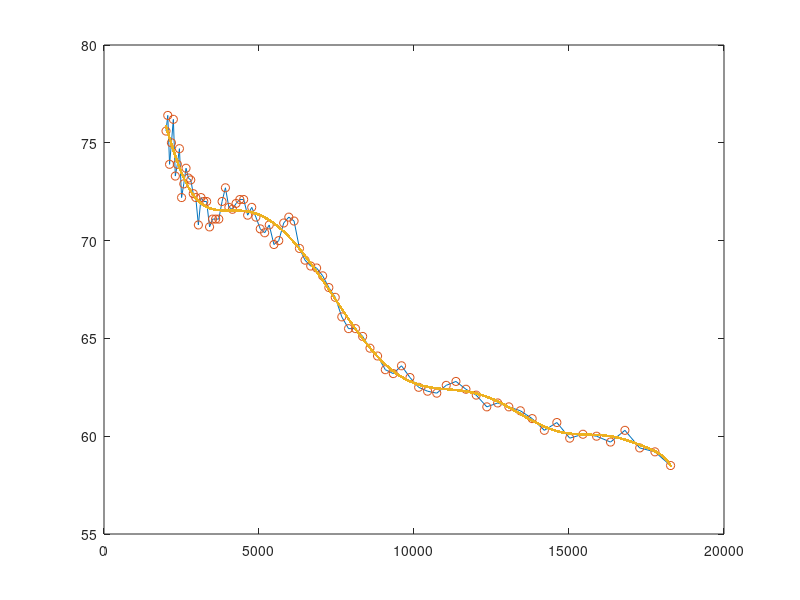
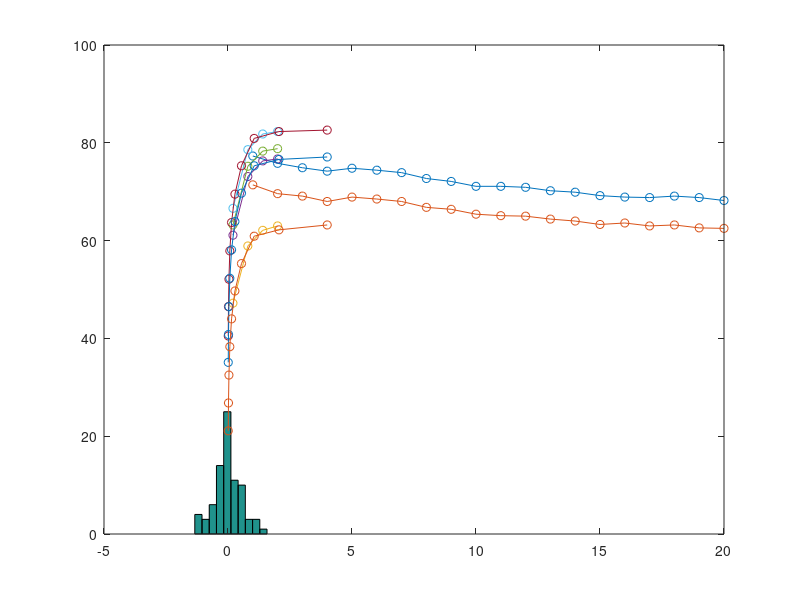
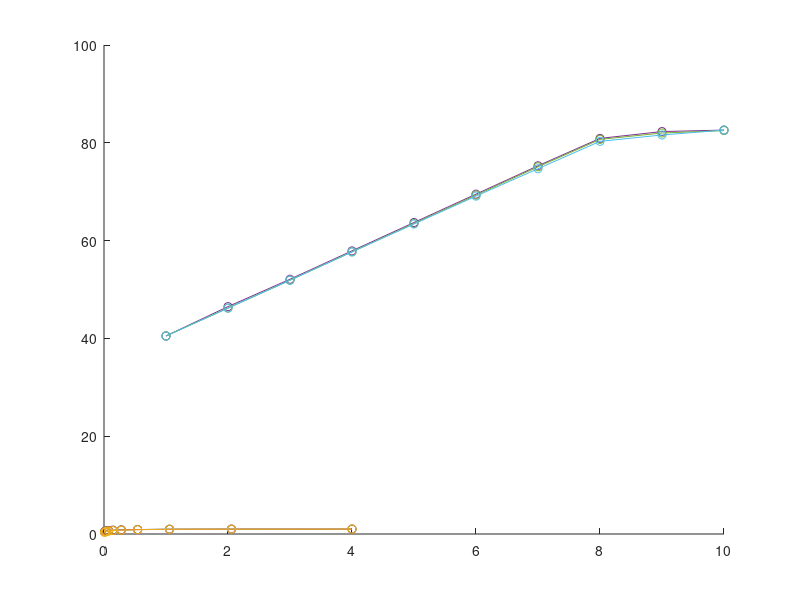

MATLAB code for these plots, in order: (Note: this script raises an error after producing the figures.)
%%

longsweep_2_32_03 = [75.6,76.4,73.9,75.0,76.2,73.3,73.9,74.7,72.2,72.9,73.7,73.2,73.1,72.4,72.2,70.8,72.2, ...
                     72.0,72.0,70.7,71.1,71.1,71.1,72.0,72.7,71.7,71.6,71.9,72.1,72.1,71.3,71.7,71.2,70.6, ...
                     70.4,70.8,69.8,70.0,70.9,71.2,71.0,69.6,69.0,68.7,68.6,68.2,67.6,67.1,66.1,65.5,65.5, ...
                     65.1,64.5,64.1,63.4,63.2,63.6,63.0,62.5,62.3,62.2,62.6,62.8,62.4,62.1,61.5,61.7,61.5, ...
                     61.3,60.9,60.3,60.7,59.9,60.1,60.0,59.7,60.3,59.4,59.2,58.5,58.7,59.1,57.9,57.9,57.5, ...
                     57.1,58.0,56.2,55.6,54.9,54.8,56.0,54.0,53.0,54.2,50.0,54.2,49.4,48.6];
                 
n = 80;
                 
longsweep_2_32_03 = longsweep_2_32_03(1:n);
frqs = logspace(log10(2000),log10(32000),100);
frqs = frqs(1:n);

plot(frqs,longsweep_2_32_03)


%% Fit Data
%Here we fit the offsets of the frequencies
x1 = 1:n;
global p
p = polyfit(frqs,longsweep_2_32_03,12);

x1 = linspace(min(frqs),max(frqs),100001);
y1 = polyval(p,x1);
hold on 
plot(frqs,longsweep_2_32_03,'o')
plot(x1,y1,'.')
hold off

        
figure()
hist(longsweep_2_32_03-polyval(p,frqs))


%% Now we get those offset

%get_offset = @(x) polval(p,x);
get_offset = @(p,x) polyval(p,x);
get_offset(p,600)
%%
levels_8kHz_sweep_03 = [77.3,75.8,74.9,74.2,74.8,74.4,73.9,72.7,72.1,71.1,71.1,70.9,70.2,69.9,69.2,68.9,68.8,69.1,68.8,68.2];
levels_8kHz_sweep_015 =[71.4,69.6,69.1,68.0,68.9,68.5,68.0,66.8,66.4,65.4,65.1,65.0,64.4,64.0,63.3,63.6,63.0,63.2,62.6,62.5];

hold on
plot(levels_8kHz_sweep_03,'o-')
plot(levels_8kHz_sweep_015,'o-')
%%
levels_8kHz_deltaLevel = [66.6,78.6,81.8,82.3];
levels_12kHz_deltaLevel = [63.2,75.2,78.3,78.8];
levels_16kHz_deltaLevel = [61.1,73.1,76.3,76.7];
levels_32kHz_deltaLevel = [47.2,58.9,62.1,63.0];
levels =[0.2, 0.8,1.4,2];


level_Mtx_deltaLevel = cat(1,levels_8kHz_deltaLevel, ...
                             levels_12kHz_deltaLevel, ...
                             levels_16kHz_deltaLevel, ...
                             levels_32kHz_deltaLevel);
                         
                         
level_Mtx_deltaLevel_norm = cat(1,levels_8kHz_deltaLevel./max(levels_8kHz_deltaLevel), ...
                             levels_12kHz_deltaLevel./max(levels_12kHz_deltaLevel), ...
                             levels_16kHz_deltaLevel./max(levels_16kHz_deltaLevel), ...
                             levels_32kHz_deltaLevel./max(levels_32kHz_deltaLevel));


plot(levels,flipud(level_Mtx_deltaLevel)','o-')
%set(gca, 'XScale', 'log')






%%
levels = logspace(log10(0.01),log10(4),10);


levels_8kHz_deltaLevel = [40.5,46.5,52.1,57.9,63.7,69.5,75.3,80.9,82.3,82.6];
levels_16kHz_deltaLevel = [35.1,40.8,46.5,52.3,58.1,63.9,69.7,75.3,76.6,77.1];
levels_32kHz_deltaLevel = [21.1,26.8,32.5,38.3,44.0,49.7,55.3,60.9,62.2,63.2];


level_Mtx_deltaLevel = cat(1,levels_8kHz_deltaLevel, ...
                             levels_16kHz_deltaLevel, ...
                             levels_32kHz_deltaLevel);

                         
hold on                        
%plot(levels,level_Mtx_deltaLevel + repmat(level_Mtx_deltaLevel(1,1) - level_Mtx_deltaLevel(:,1),1,10),'o-')


hold on
plot(levels,levels_8kHz_deltaLevel,'o-')
plot(levels,levels_16kHz_deltaLevel,'o-')
plot(levels,levels_32kHz_deltaLevel,'o-')

hold off


figure()

hold on
plot(levels,levels_8kHz_deltaLevel/max(levels_8kHz_deltaLevel),'o-')
plot(levels,levels_16kHz_deltaLevel/max(levels_16kHz_deltaLevel),'o-')
plot(levels,levels_32kHz_deltaLevel/max(levels_32kHz_deltaLevel),'o-')

hold off


%So this implies that there is an exponential relationship between "gain
%factor" and level. Different frequencies will offset by different amounts
%so then I guess the equation should look something like. Ok this is
%beautiful. Now we know that exponential function + an offset. A



%% Analysis
%Fit exponential function to the data from different frequencies to fit
%gain parameter

gainData = level_Mtx_deltaLevel + repmat(level_Mtx_deltaLevel(1,1) - level_Mtx_deltaLevel(:,1),1,10);

x = reshape(repmat(levels,3,1),1,30);
y = reshape(gainData,1,30);

hold on                        
plot((level_Mtx_deltaLevel + repmat(level_Mtx_deltaLevel(1,1) - level_Mtx_deltaLevel(:,1),1,10))','o-')


%%
f = fit(x',y','power2'); 
plot(f,x,y);

%% polynomial fit
p2 = polyfit(x,y,4);
x1 = x;
x1= linspace(0,4,1001);
y1 = polyval(p2,x1);
hold on 
plot(x,y,'o')
plot(x1,y1)
hold off


%% Find roots

global target
target = 60;
f = @(x) polyval(p,x) - target;
tic

fzero(f,1)
toc


%% Spline fit
global f
f = fit(x', y', 'smoothingspline');
plot(f,x,y);

spline_fit = @(x) feval(f,x);



gain_factors = linspace(0,5,1001);
fit_vals = f(gain_factors);

%% 

target_level = 60;
gain_factors(argmin(abs(target_level-fit_vals)))
%%
f = @(x) polyval(p,x) - target;

%%
modelFun = @(b,x) b(1).*log2(1+b(2).*x - b(3));
out = nlinfit(x',y',modelFun,rand(3,1));

hold on
plot(x,y,'o')
plot(x1,modelFun(out,x1))
%%

xx = linspace(min(levels),max(levels),40);
yy = spline(levels,gainData(1,:),xx);
hold on
plot(x(1:30),y(1:30),'o')
plot(xx,yy)


%% Inverse Exponential

funa = @(b,x) b(1) -1./(1+exp(x.*b(2) -b(3)));
out = nlinfit(x',y',funa,rand(2));
plot(x,funa(out,x))


%%
figure()
hold on
plot(ones(10,1),levels_8kHz_deltaLevel/max(levels_8kHz_deltaLevel),'o')
plot(ones(10,1)*2,levels_12kHz_deltaLevel/max(levels_12kHz_deltaLevel),'o')
plot(ones(10,1)*3,levels_16kHz_deltaLevel/max(levels_16kHz_deltaLevel),'o')
plot(ones(10,1)*4,levels_32kHz_deltaLevel/max(levels_32kHz_deltaLevel),'o')

xlim([0,6])


%%


figure()
hold on
plot(ones(4),levels_8kHz_deltaLevel,'o')
plot(ones(4)*2,levels_12kHz_deltaLevel,'o')
plot(ones(4)*3,levels_16kHz_deltaLevel,'o')
plot(ones(4)*4,levels_32kHz_deltaLevel,'o')

xlim([0,6])












%% calibration log 
%here record the lvel of a bunch of an 32Khz Pure tone presented at many
%different levels
%Can use very low gain factors for low frequencies then (ie around 0.001).
%For high frequency stimuli, can then 


%Notes: 
%1. Characterise frequencies with current gain on the amplifier and and 0.5
%this will get the level offset for all stimuli. Then get the level
%calibration curve at 

InitializePsychSound(1);
pahandle = PsychPortAudio('Open', [], 1, [], params.sampleRate, 1, [], 0.015);
%%

levels = logspace(log10(0.01),log10(0.1),2);

snd_dur = 20;
for level = levels
    frq = 2000;
    snd = gensin(frq,snd_dur,params.sampleRate,params.edgeWin);
    PsychPortAudio('FillBuffer', pahandle, snd*level);
    level
    PsychPortAudio('Start', pahandle);
    pause(snd_dur+3)

    
    
end
%% This is final code to do the callibration
% We can extract the offset from the polynomial fit to the data. And, given
% some offset, extract the gain that will give us the correct level, within
% bounds. Thus first, we need to work out what the upper and lower bound
% for level changes are. The lower bound is not too much of a problem, but
% the lowest level is the key question.
% Q1: What is the maximum level at the frequency with the lowest 'base'
% level?
%         A1: part1: From looking at the data, it seems it is 2x the lowest
%         level
%             part2:     
% Q2: How do we get a stimulus at the given level
%% Ok solution is just to do a fucking look up table. Can't be bothered...

measured_levels = [
                    ];
























